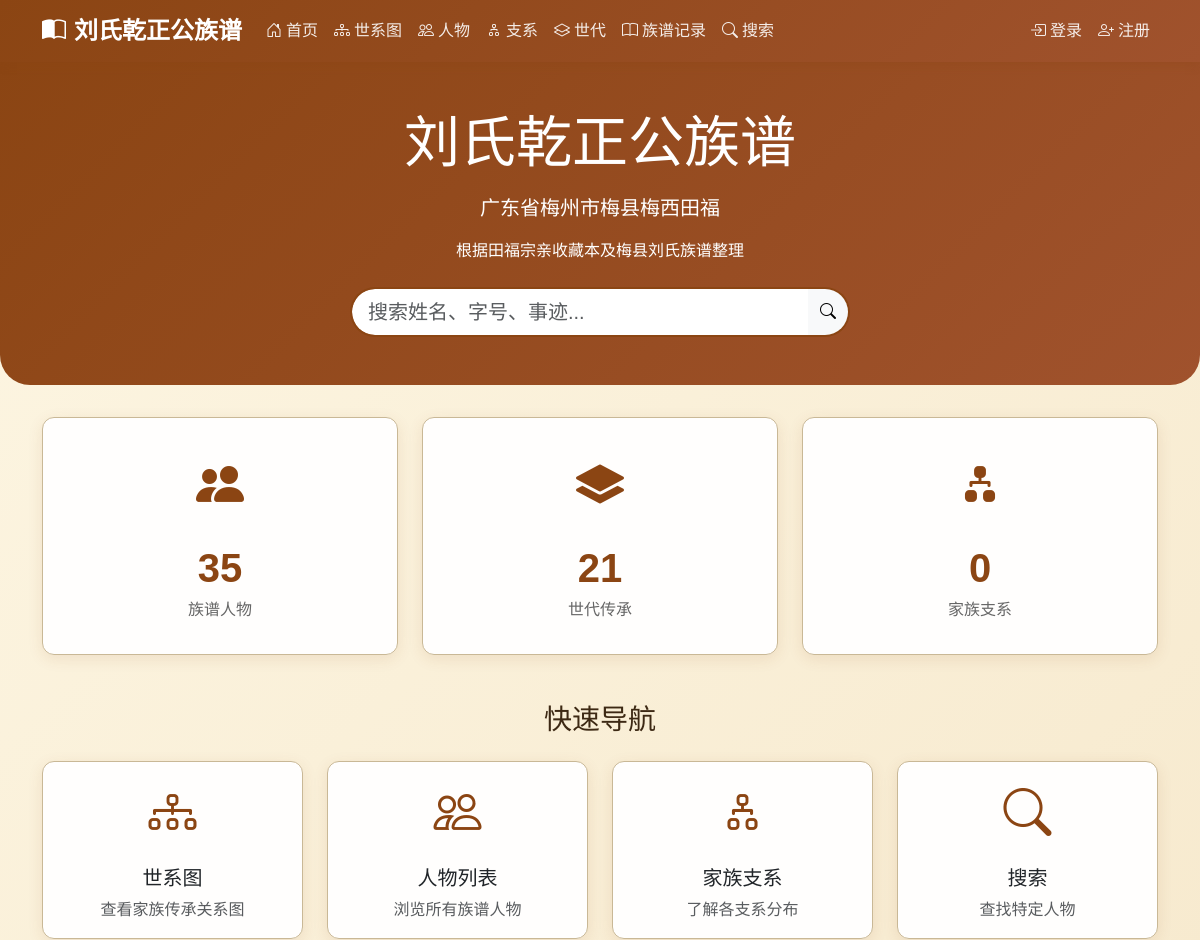
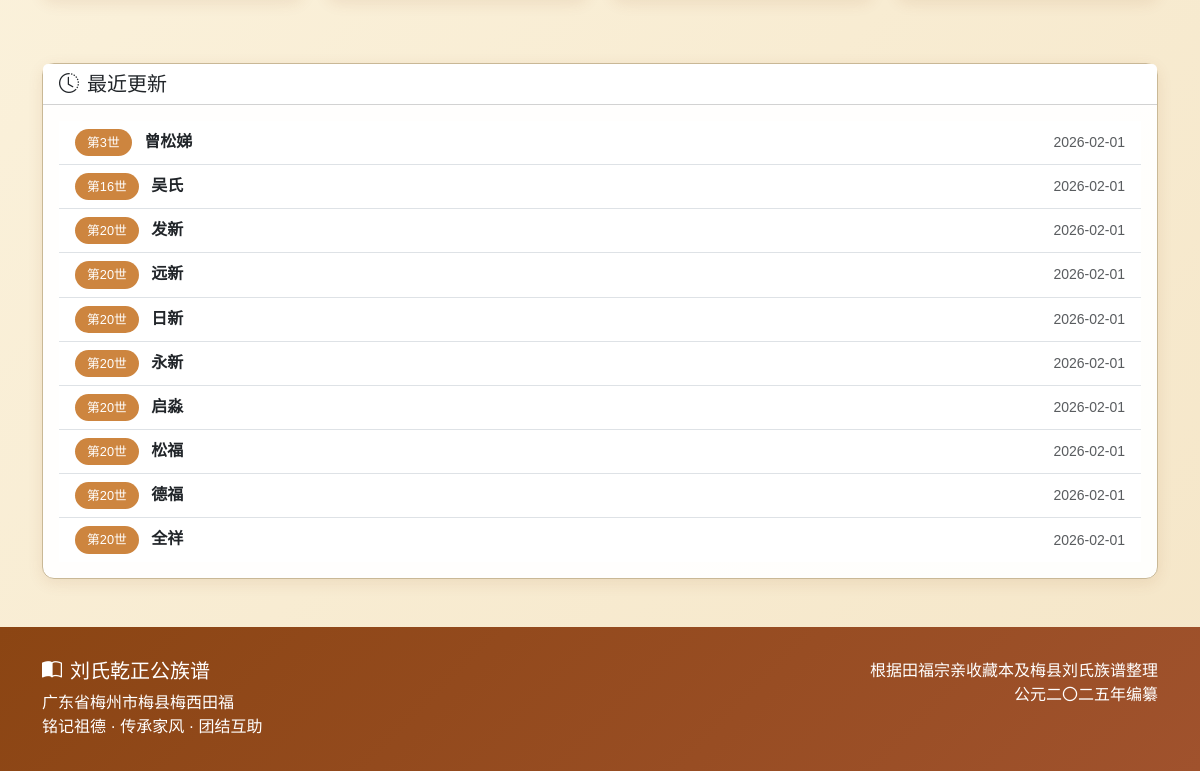
The app's page /, older data (2 pictures, top to bottom).
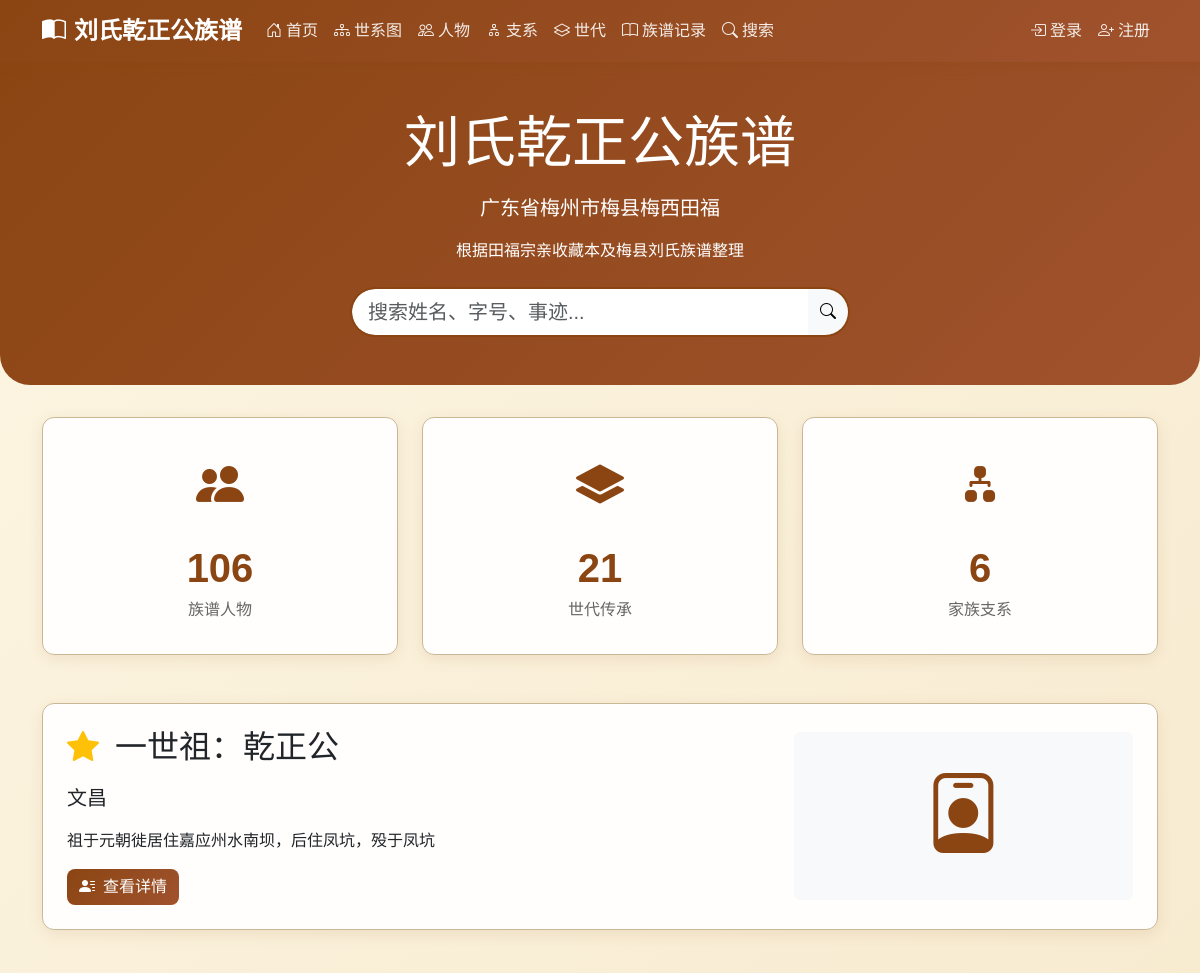
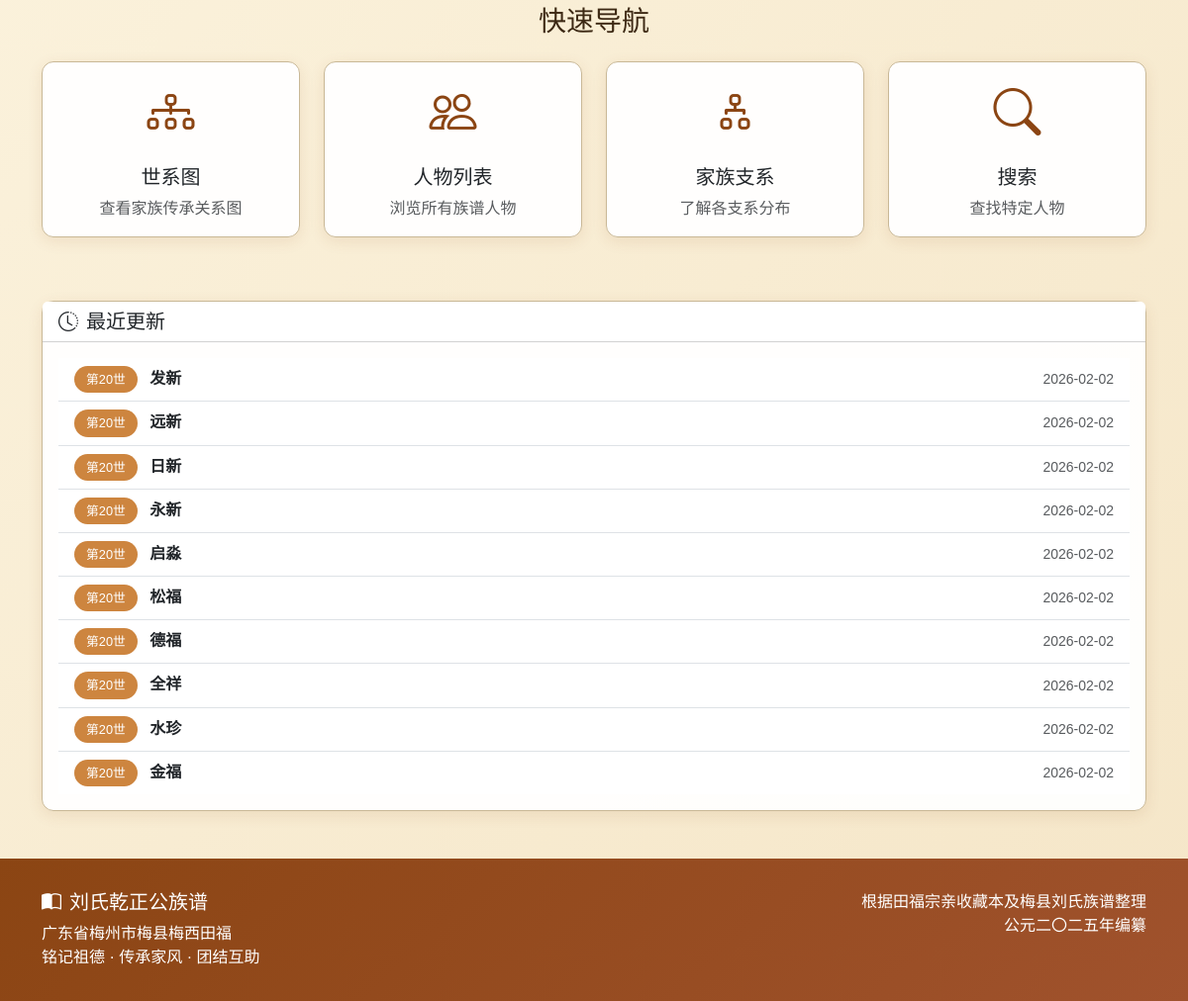
The same page, newer data (2 pictures, top to bottom).
### genealogy/models.py (models this page shows, shortened)
class Person(models.Model):
    GENDER_CHOICES = [
        ('M', '男'),
        ('F', '女'),
    ]
    name = models.CharField(max_length=100, verbose_name='姓名')
    courtesy_name = models.CharField(max_length=100, blank=True, verbose_name='字')
    art_name = models.CharField(max_length=100, blank=True, verbose_name='号')
    alias = models.CharField(max_length=100, blank=True, verbose_name='别名')
    generation_char = models.CharField(max_length=10, blank=True, verbose_name='辈份字')
    gender = models.CharField(max_length=1, choices=GENDER_CHOICES, default='M', verbose_name='性别', help_text='性别变动后需要先保存，然后重新加载页面以更新配偶关系选项')
    is_outsider = models.BooleanField(default=False, verbose_name='是否为外族配偶', help_text='外族配偶状态变动后，世代选项会自动更新；若需更新配偶关系选项，请保存并重新加载页面')
    generation = models.ForeignKey(
        Generation,
        on_delete=models.CASCADE,
        related_name='persons',
        verbose_name='世代',
        null=True,
        blank=True
    )
    father = models.ForeignKey(
        'self',
        on_delete=models.SET_NULL,
        null=True,
        blank=True,
        related_name='children_as_father',
        verbose_name='父亲',
        limit_choices_to={'gender': 'M'}
    )
    mother = models.ForeignKey(
        'self',
        on_delete=models.SET_NULL,
        null=True,
        blank=True,
        related_name='children_as_mother',
        verbose_name='母亲',
        limit_choices_to={'gender': 'F'}
    )
    spouses = models.ManyToManyField(
        'self',
        through='SpouseRelation',
        through_fields=('husband', 'wife'),
        symmetrical=False,
        related_name='partners',
        blank=True,
        verbose_name='配偶'
    )
    branch = models.ForeignKey(
        Branch,
        on_delete=models.SET_NULL,
        null=True,
        blank=True,
        related_name='members',
        verbose_name='所属支系'
    )
    birth_year = models.IntegerField(null=True, blank=True, verbose_name='出生年份')
    death_year = models.IntegerField(null=True, blank=True, verbose_name='逝世年份')
    birth_place = models.CharField(max_length=200, blank=True, verbose_name='出生地')
    burial_place = models.CharField(max_length=300, blank=True, verbose_name='葬地')
    burial_fengshui = models.CharField(max_length=200, blank=True, verbose_name='墓形/风水')
    burial_direction = models.CharField(max_length=100, blank=True, verbose_name='坐向')
    biography = models.TextField(blank=True, verbose_name='生平简介')
    achievements = models.TextField(blank=True, verbose_name='主要事迹')
    descendants_location = models.TextField(blank=True, verbose_name='后裔分布')
    notes = models.TextField(blank=True, verbose_name='备注')
    order = models.IntegerField(default=0, verbose_name='排序')
    avatar = models.ImageField(
        upload_to='avatars/',
        blank=True,
        null=True,
        verbose_name='头像',
        validators=[validate_image_extension, validate_file_size]
    )
    related_user = models.OneToOneField(
        User,
        on_delete=models.SET_NULL,
        null=True,
        blank=True,
        related_name='related_person',
        verbose_name='关联用户'
    )
    account_status = models.CharField(
        max_length=20,
        choices=[
            ('active', '激活'),
            ('inactive', '未激活'),
            ('disabled', '禁用'),
        ],
        default='inactive',
        verbose_name='账号状态'
    )
    created_at = models.DateTimeField(auto_now_add=True, verbose_name='创建时间')
    updated_at = models.DateTimeField(auto_now=True, verbose_name='更新时间')
    created_by = models.ForeignKey(
        User,
        on_delete=models.SET_NULL,
        null=True,
        blank=True,
        related_name='created_persons',
        verbose_name='创建者'
    )
    class Meta:
        verbose_name = '人物'
        verbose_name_plural = '人物'
        ordering = ['generation__number', 'order', 'id']
    def get_absolute_url(self):
        return reverse('genealogy:person_detail', kwargs={'pk': self.pk})
    def has_avatar(self):
        """是否有头像"""
        return bool(self.avatar)
    has_avatar.short_description = '有头像'
    has_avatar.boolean = True

class Generation(models.Model):
    number = models.IntegerField(verbose_name='世代数')
    is_spouse = models.BooleanField(default=False, verbose_name='是否为配偶世代')
    name = models.CharField(max_length=50, blank=True, verbose_name='世代名称')
    description = models.TextField(blank=True, verbose_name='描述')
    class Meta:
        verbose_name = '世代'
        verbose_name_plural = '世代'
        ordering = ['number', 'is_spouse']
        unique_together = ['number', 'is_spouse']

### genealogy/views.py (the view)
# urls.py: path('', views.HomeView.as_view(), name='home'),
class HomeView(TemplateView):
    template_name = 'genealogy/home.html'
    def get_context_data(self, **kwargs):
        context = super().get_context_data(**kwargs)
        context['total_persons'] = Person.objects.count()
        context['total_generations'] = Generation.objects.filter(is_spouse=False).count()
        context['total_branches'] = Branch.objects.count()
        context['first_ancestor'] = Person.objects.filter(generation__number=1).first()
        context['recent_persons'] = Person.objects.order_by('-updated_at')[:10]
        return context

### templates/genealogy/home.html (shortened to what the changed rows need)
{% extends 'base.html' %}
{% block content %}
<div class="page-header">
    <div class="container text-center">
        <h1 class="display-4 serif mb-3">刘氏乾正公族谱</h1>
    </div>
</div>
<div class="container">
    <div class="row mb-5">
        <div class="col-md-4">
            <div class="card stat-card">
                <i class="bi bi-people-fill"></i>
                <div class="number">{{ total_persons }}</div>
                <div class="label">族谱人物</div>
            </div>
        </div>
        <div class="col-md-4">
            <div class="card stat-card">
                <i class="bi bi-diagram-2-fill"></i>
                <div class="number">{{ total_branches }}</div>
                <div class="label">家族支系</div>
            </div>
        </div>
    </div>
    {% if first_ancestor %}
    <div class="row mb-5">
        <div class="col-12">
            <div class="card">
                <div class="card-body p-4">
                    <div class="row align-items-center">
                        <div class="col-md-8">
                            <h2 class="serif mb-3">
                                <i class="bi bi-star-fill text-warning me-2"></i>
                                一世祖：{{ first_ancestor.name }}
                            </h2>
                            <p class="lead">{{ first_ancestor.courtesy_name }} {{ first_ancestor.art_name }}</p>
                            <p>{{ first_ancestor.biography|default:"法教公号乾正、三十七郎，又字文昌。祖于元朝徙居嘉应州水南坝，后住凤坑，殁于凤坑，葬于凤坑。" }}</p>
                            <a href="{{ first_ancestor.get_absolute_url }}" class="btn btn-primary">
                                <i class="bi bi-person-lines-fill me-2"></i>查看详情
                            </a>
                        </div>
                        <div class="col-md-4 text-center">
                            <div class="p-4 bg-light rounded">
                                <i class="bi bi-person-badge" style="font-size: 5rem; color: var(--primary-color);"></i>
                            </div>
                        </div>
                    </div>
                </div>
            </div>
        </div>
    </div>
    {% endif %}
    {% if recent_persons %}
    <div class="row">
        <div class="col-12">
            <div class="card">
                <div class="card-body">
                    <div class="list-group list-group-flush">
                        {% for person in recent_persons %}
                        <a href="{{ person.get_absolute_url }}" class="list-group-item list-group-item-action d-flex justify-content-between align-items-center">
                            <div>
                                <span class="generation-badge">第{{ person.generation.number }}世</span>
                                <strong>{{ person.name }}</strong>
                            </div>
                            <small class="text-muted">{{ person.updated_at|date:"Y-m-d" }}</small>
                        </a>
                        {% endfor %}
                    </div>
                </div>
            </div>
        </div>
    </div>
    {% endif %}
</div>
{% endblock %}

Row changes from the older to the newer data that the page shows:
removed Person: generation.number "3", name "曾松娣", updated_at "2026-02-01"
removed Person: generation.number "16", name "吴氏", updated_at "2026-02-01"
removed Person: generation.number "20", name "发新", updated_at "2026-02-01"
removed Person: generation.number "20", name "远新", updated_at "2026-02-01"
removed Person: generation.number "20", name "日新", updated_at "2026-02-01"
removed Person: generation.number "20", name "永新", updated_at "2026-02-01"
removed Person: generation.number "20", name "启淼", updated_at "2026-02-01"
removed Person: generation.number "20", name "松福", updated_at "2026-02-01"
removed Person: generation.number "20", name "德福", updated_at "2026-02-01"
removed Person: generation.number "20", name "全祥", updated_at "2026-02-01"
added Person: name "乾正公", courtesy_name "文昌", biography "祖于元朝徙居住嘉应州水南坝，后住凤坑，殁于凤坑"
added Person: generation.number "20", name "发新", updated_at "2026-02-02"
added Person: generation.number "20", name "远新", updated_at "2026-02-02"
added Person: generation.number "20", name "日新", updated_at "2026-02-02"
added Person: generation.number "20", name "永新", updated_at "2026-02-02"
added Person: generation.number "20", name "启淼", updated_at "2026-02-02"
added Person: generation.number "20", name "松福", updated_at "2026-02-02"
added Person: generation.number "20", name "德福", updated_at "2026-02-02"
added Person: generation.number "20", name "全祥", updated_at "2026-02-02"
added Person: generation.number "20", name "水珍", updated_at "2026-02-02"
added Person: generation.number "20", name "金福", updated_at "2026-02-02"
Text that changed along with them:
{{ total_persons }}: "35" → "106"
{{ total_branches }}: "0" → "6"
text now shown: "一世祖： 查看详情"
